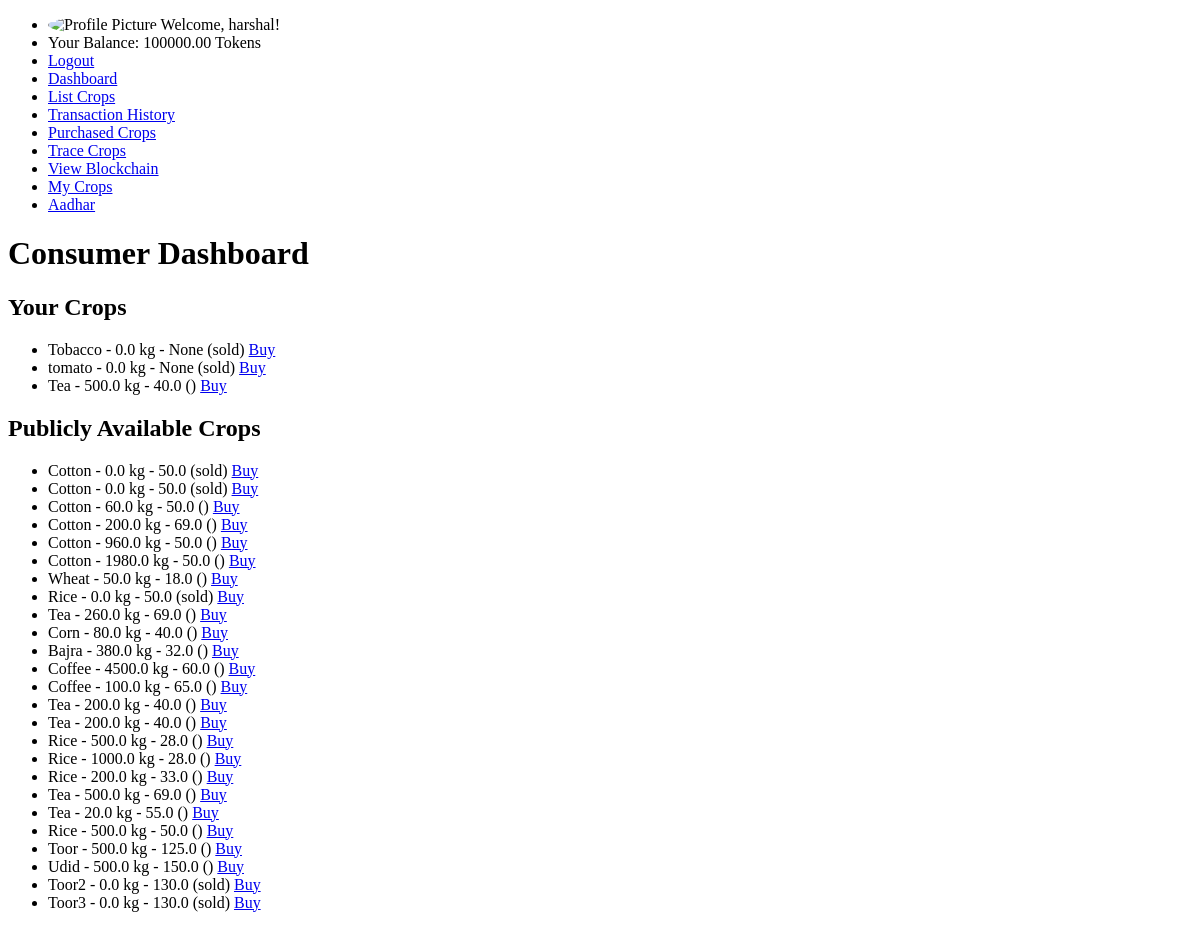
The page /dashboard/ (signed in) on the database as committed earlier.
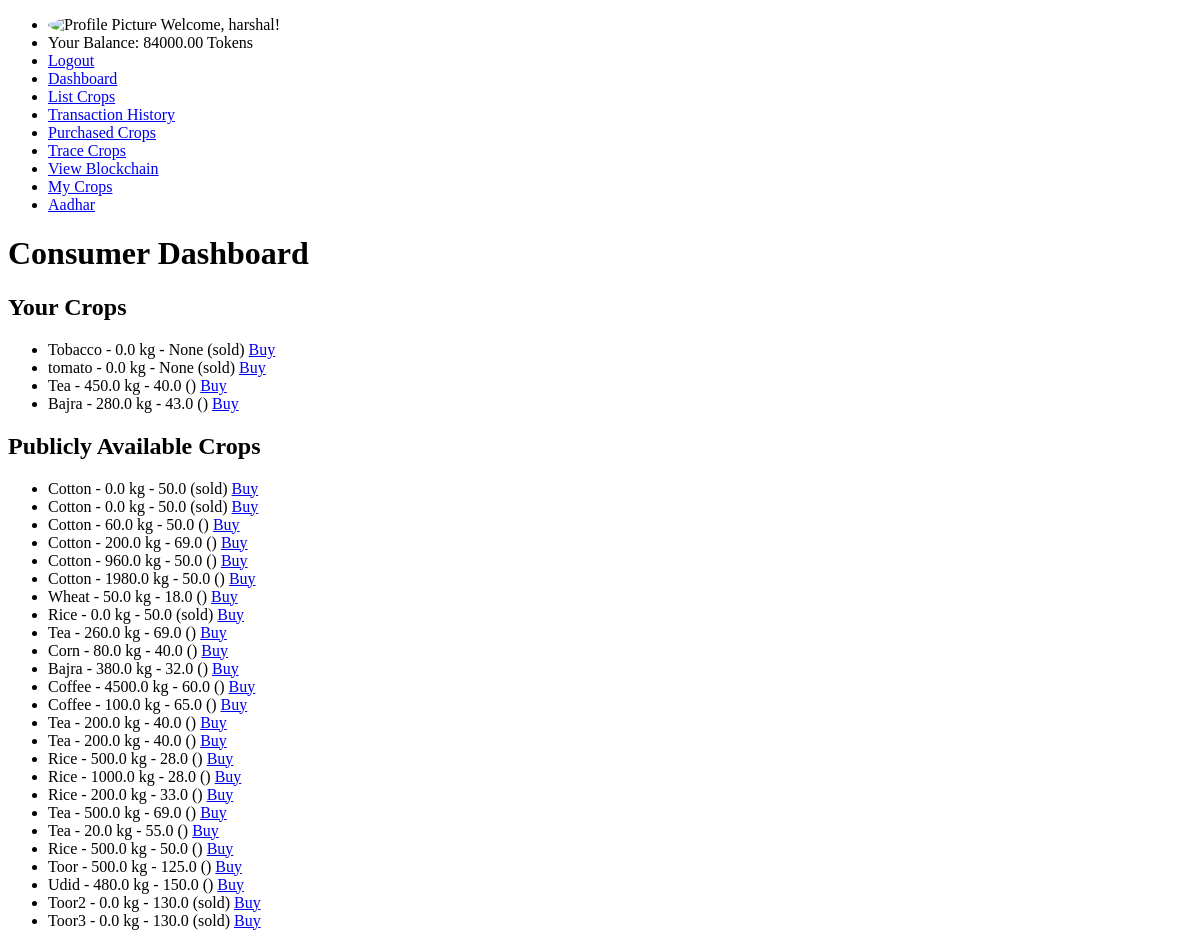
The same page on the database as committed later.
### supply_chain/models.py (models this page shows, shortened)
class CustomUser(AbstractUser):
    ROLE_CHOICES = [
        ('FARMER', 'Farmer'),
        ('DISTRIBUTOR', 'Distributor'),
        ('CONSUMER', 'Consumer'),
    ]
    role = models.CharField(max_length=100, choices=ROLE_CHOICES)
    profile_picture = models.ImageField(upload_to='profile_pictures/', default='default_profile.png', blank=True)
    balance = models.DecimalField(max_digits=10, decimal_places=2, default=100000)  # 2 decimal points for tokens

class Crop(models.Model):
    name = models.CharField(max_length=100)
    quantity = models.FloatField()
    price = models.FloatField()  # Price for public visibility
    specific_user_price = models.FloatField(blank=True, null=True)  # Price for specific users
    current_owner = models.ForeignKey(settings.AUTH_USER_MODEL, on_delete=models.CASCADE, related_name='owned_crops')
    status = models.CharField(max_length=20, choices=[('listed', 'Listed'), ('sold', 'Sold')])
    current_stage = models.CharField(max_length=100, default='Listed by Farmer')
    transaction_hash = models.CharField(max_length=64, blank=True, null=True)
    allowed_users = models.ManyToManyField(settings.AUTH_USER_MODEL, related_name='allowed_crops', blank=True)
    visibility = models.CharField(max_length=10, choices=[('public', 'Public'), ('private', 'Private')], default='public')
    price_in_tokens = models.FloatField(blank=True, null=True, help_text='Optional: Price in tokens for the crop.')
    token_currency_enabled = models.BooleanField(default=False, help_text='Is token currency enabled for this crop?')

class UserSpecificCrop(models.Model):
    crop = models.ForeignKey(Crop, on_delete=models.CASCADE, related_name='user_specifics')
    user = models.ForeignKey(settings.AUTH_USER_MODEL, on_delete=models.CASCADE)
    specific_price = models.FloatField(null=True, blank=True)  # Price specific to this user
    allowed = models.BooleanField(default=False)  # Whether this user can see the crop

### supply_chain/views.py (the view, shortened to what this page needs)
# urls.py: path('', RedirectView.as_view(url='/dashboard/')),  # Redirect root URL to dashboard
@login_required
def dashboard(request):
    user = request.user
    all_user_specific_crops = UserSpecificCrop.objects.all()
    not_allowed_crops = UserSpecificCrop.objects.filter(user=user, allowed=False)
    if user.role == 'FARMER':
        user_crops = Crop.objects.filter(allowed_users=user)
        public_crops = Crop.objects.filter(visibility='public')
        return render(request, 'farmer_dashboard.html', {'user_crops': user_crops, 'public_crops': public_crops,'all_user_specifics': all_user_specific_crops,'not_allowed_crops': not_allowed_crops})
    elif user.role == 'CONSUMER':
        public_crops = Crop.objects.filter(visibility='public')
        user_crops = Crop.objects.filter(allowed_users=user)
        return render(request, 'consumer_dashboard.html', {'user_crops': user_crops,'public_crops': public_crops,'all_user_specifics': all_user_specific_crops,'not_allowed_crops': not_allowed_crops})
    else:
        return redirect('list_crops')

### supply_chain/context_processors.py (called while the page is built)
def user_info(request):
    if request.user.is_authenticated:
        profile_picture_url = request.user.profile_picture.url if hasattr(request.user, 'profile_picture') and request.user.profile_picture else 'default_profile.png'
        return {
            'profile_name': request.user.username,
            'dp_url': profile_picture_url,
            'available_tokens': getattr(request.user, 'balance', 0),  # Assuming token_balance is an attribute of CustomUser
        }
    return {}

### supply_chain/templates/consumer_dashboard.html
{% extends 'base.html' %}
{% block content %}
<h1>Consumer Dashboard</h1>
<h2>Your Crops</h2>
<ul>
    {% if user_crops %}
        {% for crop in user_crops %}
            <li>{{ crop.name }} - {{ crop.quantity }} kg - {{ crop.specific_user_price }} ({{ crop.status }})
                <a href="{% url 'buy_crops' crop.id %}">Buy</a>
            </li>
        {% endfor %}
    {% else %}
        <li>No crops listed yet.</li>
    {% endif %}
</ul>
<h2>Publicly Available Crops</h2>
<ul>
    {% if public_crops %}
        {% for crop in public_crops %}
            <li>{{ crop.name }} - {{ crop.quantity }} kg - {{ crop.price }} ({{ crop.status }})
                <a href="{% url 'buy_crops' crop.id %}">Buy</a>
            </li>
        {% endfor %}
    {% else %}
        <li>No public crops available.</li>
    {% endif %}
    {% for crop in not_allowed_crops %}
        <li>{{ crop.crop.name }} - {{ crop.crop.quantity }} kg - {{ crop.crop.price }}  ({{ crop.crop.status }})
            <a href="{% url 'buy_crops' crop.crop.id %}">Buy</a>
        </li>
    {% empty %}
        <li>No crops found where you are not allowed.</li>
    {% endfor %}
</ul>
{% endblock %}

### supply_chain/templates/base.html (shortened to what this page needs)
<!DOCTYPE html>
<html lang="en">
<head>
</head>
<body>
    <header>
        <nav>
            <ul>
                {% if user.is_authenticated %}
                    <li>
                        <img src="{{ dp_url }}" alt="Profile Picture" class="profile-picture" style="width:50px; height:50px; border-radius:50%;">
                        <span>Welcome, {{ profile_name }}!</span>
                    </li>
                    <li>
                        <span>Your Balance: {{ available_tokens }} Tokens</span>
                    </li>
                    <li><a href="{% url 'logout' %}" class="logout-button">Logout</a></li>
                {% else %}
                    <li><a href="{% url 'login' %}">Login</a></li>
                    <li><a href="{% url 'register' %}">Register</a></li>
                {% endif %}
                <li><a href="{% url 'dashboard' %}">Dashboard</a></li>
                <li><a href="{% url 'list_crops' %}">List Crops</a></li>
                <li><a href="{% url 'transaction_history' %}">Transaction History</a></li>
                <li><a href="{% url 'purchased_crops' %}">Purchased Crops</a></li>
                <li><a href="{% url 'trace_crops' %}">Trace Crops</a></li>
                <li><a href="{% url 'view_blockchain' %}">View Blockchain</a></li>
                <li><a href="{% url 'my_crops' %}">My Crops</a></li>
                <li><a href="{% url 'aadhar_details_page' %}">Aadhar</a></li>
            </ul>
        </nav>
    </header>
    <main>
        {% block content %}{% endblock %}
    </main>
</body>
</html>

Rows that differ between the two databases and show on the page:
changed CustomUser "harshal": balance "100000.00" → "84000.00"
changed Crop (number 3 of 27 on the later page): quantity "500.0" → "450.0"
added Crop: name "Bajra", quantity "280.0", specific_user_price "43.0", shown under "Your Crops"
changed Crop "Udid": quantity "500.0" → "480.0"
